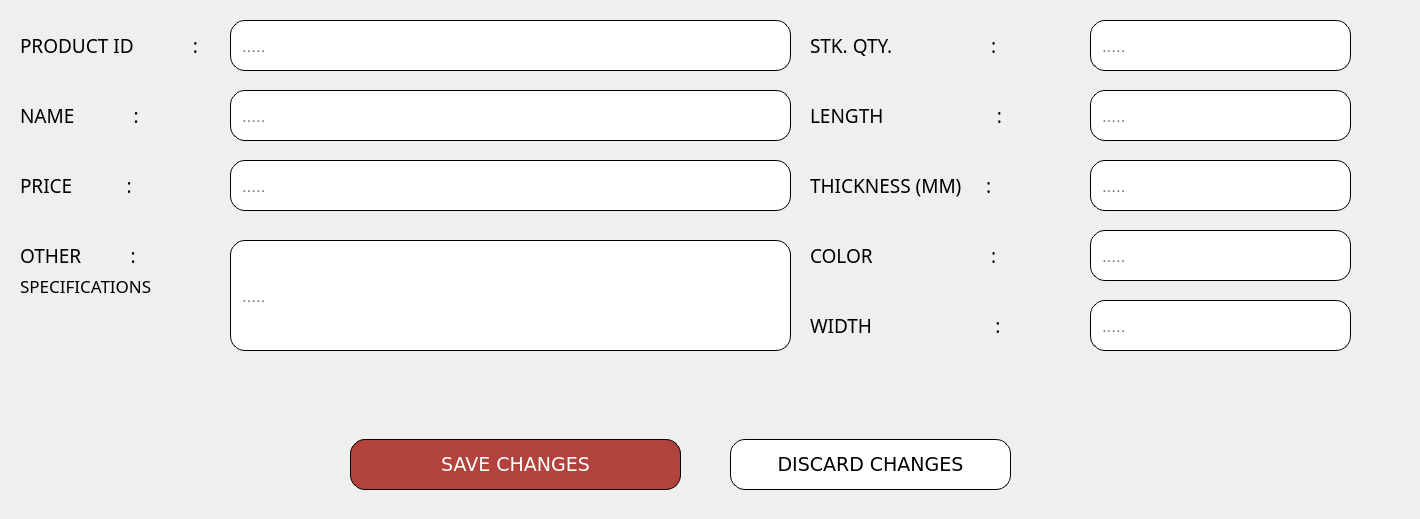
       <widget class="QWidget" name="EDIT_SPANDREL">
        <widget class="QFrame" name="frame_38">
         <property name="geometry">
          <rect>
           <x>-10</x>
           <y>419</y>
           <width>1331</width>
           <height>91</height>
          </rect>
         </property>
         <property name="styleSheet">
          <string notr="true">    background-color: transparent;
</string>
         </property>
         <property name="frameShape">
          <enum>QFrame::StyledPanel</enum>
         </property>
         <property name="frameShadow">
          <enum>QFrame::Raised</enum>
         </property>
         <widget class="QPushButton" name="pushButton_Save_SPANDRELedit">
          <property name="geometry">
           <rect>
            <x>360</x>
            <y>20</y>
            <width>331</width>
            <height>51</height>
           </rect>
          </property>
          <property name="font">
           <font>
            <family>Verdana</family>
            <pointsize>14</pointsize>
           </font>
          </property>
          <property name="styleSheet">
           <string notr="true">    background-color: #b2423c;
    color: white;
    border-radius: 15px;
border: 1px solid #000000; 
    padding: 9px;
font-family: &quot;Verdana&quot;, sans-serif; 
text-align: center;</string>
          </property>
          <property name="text">
           <string>SAVE CHANGES</string>
          </property>
         </widget>
         <widget class="QPushButton" name="pushButton_Discard_SPANDRELedit">
          <property name="geometry">
           <rect>
            <x>740</x>
            <y>20</y>
            <width>281</width>
            <height>51</height>
           </rect>
          </property>
          <property name="font">
           <font>
            <family>Verdana</family>
            <pointsize>14</pointsize>
           </font>
          </property>
          <property name="styleSheet">
           <string notr="true">
/* Default Inactive Button */
QPushButton {
    background-color: #ffffff;
    color: black;
    border-radius: 15px;
border: 1px solid #000000; 
    padding: 9px;
font-family: &quot;Verdana&quot;, sans-serif; 
text-align: center;
}

/* Hover Effect on Inactive Buttons */
QPushButton:hover {
    background-color: #a6a6a6;
    color: white;
}

/* Active Button (Current Page) */
QPushButton#activeButton {
    background-color: #a6a6a6;
    color: white;
}
</string>
          </property>
          <property name="text">
           <string>DISCARD CHANGES</string>
          </property>
         </widget>
        </widget>
        <widget class="QFrame" name="frame_editspandrel_3">
         <property name="geometry">
          <rect>
           <x>-10</x>
           <y>10</y>
           <width>1411</width>
           <height>411</height>
          </rect>
         </property>
         <property name="styleSheet">
          <string notr="true">    background-color: transparent;
</string>
         </property>
         <property name="frameShape">
          <enum>QFrame::StyledPanel</enum>
         </property>
         <property name="frameShadow">
          <enum>QFrame::Raised</enum>
         </property>
         <widget class="QLabel" name="label_272">
          <property name="geometry">
           <rect>
            <x>30</x>
            <y>10</y>
            <width>241</width>
            <height>51</height>
           </rect>
          </property>
          <property name="font">
           <font>
            <family>Poppins Medium</family>
            <pointsize>14</pointsize>
            <weight>50</weight>
            <bold>false</bold>
           </font>
          </property>
          <property name="styleSheet">
           <string notr="true">    background-color: transparent;
</string>
          </property>
          <property name="text">
           <string>PRODUCT ID            :</string>
          </property>
         </widget>
         <widget class="QLabel" name="label_273">
          <property name="geometry">
           <rect>
            <x>30</x>
            <y>140</y>
            <width>171</width>
            <height>71</height>
           </rect>
          </property>
          <property name="font">
           <font>
            <family>Poppins Medium</family>
            <pointsize>14</pointsize>
            <weight>50</weight>
            <bold>false</bold>
           </font>
          </property>
          <property name="styleSheet">
           <string notr="true">    background-color: transparent;
</string>
          </property>
          <property name="text">
           <string>PRICE           :</string>
          </property>
         </widget>
         <widget class="QLabel" name="label_274">
          <property name="geometry">
           <rect>
            <x>30</x>
            <y>60</y>
            <width>171</width>
            <height>91</height>
           </rect>
          </property>
          <property name="font">
           <font>
            <family>Poppins Medium</family>
            <pointsize>14</pointsize>
            <weight>50</weight>
            <bold>false</bold>
           </font>
          </property>
          <property name="styleSheet">
           <string notr="true">    background-color: transparent;
</string>
          </property>
          <property name="text">
           <string>NAME            :</string>
          </property>
         </widget>
         <widget class="QLineEdit" name="lineEdit_EditSPANDREL_prodID">
          <property name="geometry">
           <rect>
            <x>240</x>
            <y>10</y>
            <width>561</width>
            <height>51</height>
           </rect>
          </property>
          <property name="font">
           <font>
            <pointsize>13</pointsize>
           </font>
          </property>
          <property name="styleSheet">
           <string notr="true">    background-color: #ffffff;
    color: black;
    border-radius: 15px;
border: 1px solid #000000; 
    padding: 9px;
</string>
          </property>
          <property name="placeholderText">
           <string>.....</string>
          </property>
         </widget>
         <widget class="QLineEdit" name="lineEdit_EditSPANDREL_Width">
          <property name="geometry">
           <rect>
            <x>1100</x>
            <y>290</y>
            <width>261</width>
            <height>51</height>
           </rect>
          </property>
          <property name="font">
           <font>
            <pointsize>13</pointsize>
           </font>
          </property>
          <property name="styleSheet">
           <string notr="true">    background-color: #ffffff;
    color: black;
    border-radius: 15px;
border: 1px solid #000000; 
    padding: 9px;
</string>
          </property>
          <property name="placeholderText">
           <string>.....</string>
          </property>
         </widget>
         <widget class="QLabel" name="label_275">
          <property name="geometry">
           <rect>
            <x>820</x>
            <y>-50</y>
            <width>271</width>
            <height>171</height>
           </rect>
          </property>
          <property name="font">
           <font>
            <family>Poppins Medium</family>
            <pointsize>14</pointsize>
            <weight>50</weight>
            <bold>false</bold>
           </font>
          </property>
          <property name="styleSheet">
           <string notr="true">    background-color: transparent;
</string>
          </property>
          <property name="text">
           <string>STK. QTY.                    :</string>
          </property>
         </widget>
         <widget class="QLineEdit" name="lineEdit_EditSPANDREL_Qty">
          <property name="geometry">
           <rect>
            <x>1100</x>
            <y>10</y>
            <width>261</width>
            <height>51</height>
           </rect>
          </property>
          <property name="font">
           <font>
            <pointsize>13</pointsize>
           </font>
          </property>
          <property name="styleSheet">
           <string notr="true">    background-color: #ffffff;
    color: black;
    border-radius: 15px;
border: 1px solid #000000; 
    padding: 9px;
</string>
          </property>
          <property name="placeholderText">
           <string>.....</string>
          </property>
         </widget>
         <widget class="QLabel" name="label_276">
          <property name="geometry">
           <rect>
            <x>820</x>
            <y>270</y>
            <width>261</width>
            <height>91</height>
           </rect>
          </property>
          <property name="font">
           <font>
            <family>Poppins Medium</family>
            <pointsize>14</pointsize>
            <weight>50</weight>
            <bold>false</bold>
           </font>
          </property>
          <property name="styleSheet">
           <string notr="true">    background-color: transparent;
</string>
          </property>
          <property name="text">
           <string>WIDTH                         :</string>
          </property>
         </widget>
         <widget class="QLabel" name="label_277">
          <property name="geometry">
           <rect>
            <x>820</x>
            <y>200</y>
            <width>271</width>
            <height>91</height>
           </rect>
          </property>
          <property name="font">
           <font>
            <family>Poppins Medium</family>
            <pointsize>14</pointsize>
            <weight>50</weight>
            <bold>false</bold>
           </font>
          </property>
          <property name="styleSheet">
           <string notr="true">    background-color: transparent;
</string>
          </property>
          <property name="text">
           <string>COLOR                        :</string>
          </property>
         </widget>
         <widget class="QLineEdit" name="lineEdit_EditSPANDREL_Color">
          <property name="geometry">
           <rect>
            <x>1100</x>
            <y>220</y>
            <width>261</width>
            <height>51</height>
           </rect>
          </property>
          <property name="font">
           <font>
            <pointsize>13</pointsize>
           </font>
          </property>
          <property name="styleSheet">
           <string notr="true">    background-color: #ffffff;
    color: black;
    border-radius: 15px;
border: 1px solid #000000; 
    padding: 9px;
</string>
          </property>
          <property name="placeholderText">
           <string>.....</string>
          </property>
         </widget>
         <widget class="QLabel" name="label_278">
          <property name="geometry">
           <rect>
            <x>820</x>
            <y>50</y>
            <width>261</width>
            <height>111</height>
           </rect>
          </property>
          <property name="font">
           <font>
            <family>Poppins Medium</family>
            <pointsize>14</pointsize>
            <weight>50</weight>
            <bold>false</bold>
           </font>
          </property>
          <property name="styleSheet">
           <string notr="true">    background-color: transparent;
</string>
          </property>
          <property name="text">
           <string>LENGTH                       :</string>
          </property>
         </widget>
         <widget class="QLineEdit" name="lineEdit_EditSPANDREL_Length">
          <property name="geometry">
           <rect>
            <x>1100</x>
            <y>80</y>
            <width>261</width>
            <height>51</height>
           </rect>
          </property>
          <property name="font">
           <font>
            <pointsize>13</pointsize>
           </font>
          </property>
          <property name="styleSheet">
           <string notr="true">    background-color: #ffffff;
    color: black;
    border-radius: 15px;
border: 1px solid #000000; 
    padding: 9px;
</string>
          </property>
          <property name="placeholderText">
           <string>.....</string>
          </property>
         </widget>
         <widget class="QLabel" name="label_279">
          <property name="geometry">
           <rect>
            <x>30</x>
            <y>170</y>
            <width>181</width>
            <height>151</height>
           </rect>
          </property>
          <property name="font">
           <font>
            <family>Poppins Medium</family>
            <pointsize>14</pointsize>
            <weight>50</weight>
            <bold>false</bold>
           </font>
          </property>
          <property name="styleSheet">
           <string notr="true">    background-color: transparent;
</string>
          </property>
          <property name="text">
           <string>OTHER          :</string>
          </property>
         </widget>
         <widget class="QLineEdit" name="lineEdit_EditSPANDREL_Price">
          <property name="geometry">
           <rect>
            <x>240</x>
            <y>150</y>
            <width>561</width>
            <height>51</height>
           </rect>
          </property>
          <property name="font">
           <font>
            <pointsize>13</pointsize>
           </font>
          </property>
          <property name="styleSheet">
           <string notr="true">    background-color: #ffffff;
    color: black;
    border-radius: 15px;
border: 1px solid #000000; 
    padding: 9px;
</string>
          </property>
          <property name="placeholderText">
           <string>.....</string>
          </property>
         </widget>
         <widget class="QLineEdit" name="lineEdit_EditSPANDREL_OtherSpecifications">
          <property name="geometry">
           <rect>
            <x>240</x>
            <y>230</y>
            <width>561</width>
            <height>111</height>
           </rect>
          </property>
          <property name="font">
           <font>
            <pointsize>13</pointsize>
           </font>
          </property>
          <property name="styleSheet">
           <string notr="true">    background-color: #ffffff;
    color: black;
    border-radius: 15px;
border: 1px solid #000000; 
    padding: 9px;
</string>
          </property>
          <property name="placeholderText">
           <string>.....</string>
          </property>
         </widget>
         <widget class="QLabel" name="label_280">
          <property name="geometry">
           <rect>
            <x>820</x>
            <y>130</y>
            <width>271</width>
            <height>91</height>
           </rect>
          </property>
          <property name="font">
           <font>
            <family>Poppins Medium</family>
            <pointsize>14</pointsize>
            <weight>50</weight>
            <bold>false</bold>
           </font>
          </property>
          <property name="styleSheet">
           <string notr="true">    background-color: transparent;
</string>
          </property>
          <property name="text">
           <string>THICKNESS (MM)     :</string>
          </property>
         </widget>
         <widget class="QLineEdit" name="lineEdit_EditSPANDREL_Thickness">
          <property name="geometry">
           <rect>
            <x>1100</x>
            <y>150</y>
            <width>261</width>
            <height>51</height>
           </rect>
          </property>
          <property name="font">
           <font>
            <pointsize>13</pointsize>
           </font>
          </property>
          <property name="styleSheet">
           <string notr="true">    background-color: #ffffff;
    color: black;
    border-radius: 15px;
border: 1px solid #000000; 
    padding: 9px;
</string>
          </property>
          <property name="placeholderText">
           <string>.....</string>
          </property>
         </widget>
         <widget class="QLabel" name="label_281">
          <property name="geometry">
           <rect>
            <x>30</x>
            <y>250</y>
            <width>211</width>
            <height>51</height>
           </rect>
          </property>
          <property name="font">
           <font>
            <family>Poppins Medium</family>
            <pointsize>13</pointsize>
            <weight>50</weight>
            <bold>false</bold>
           </font>
          </property>
          <property name="styleSheet">
           <string notr="true">    background-color: transparent;
</string>
          </property>
          <property name="text">
           <string>SPECIFICATIONS</string>
          </property>
         </widget>
         <widget class="QLineEdit" name="lineEdit_EditSPANDREL_Name">
          <property name="geometry">
           <rect>
            <x>240</x>
            <y>80</y>
            <width>561</width>
            <height>51</height>
           </rect>
          </property>
          <property name="font">
           <font>
            <pointsize>13</pointsize>
           </font>
          </property>
          <property name="styleSheet">
           <string notr="true">    background-color: #ffffff;
    color: black;
    border-radius: 15px;
border: 1px solid #000000; 
    padding: 9px;
</string>
          </property>
          <property name="placeholderText">
           <string>.....</string>
          </property>
         </widget>
        </widget>
       </widget>
